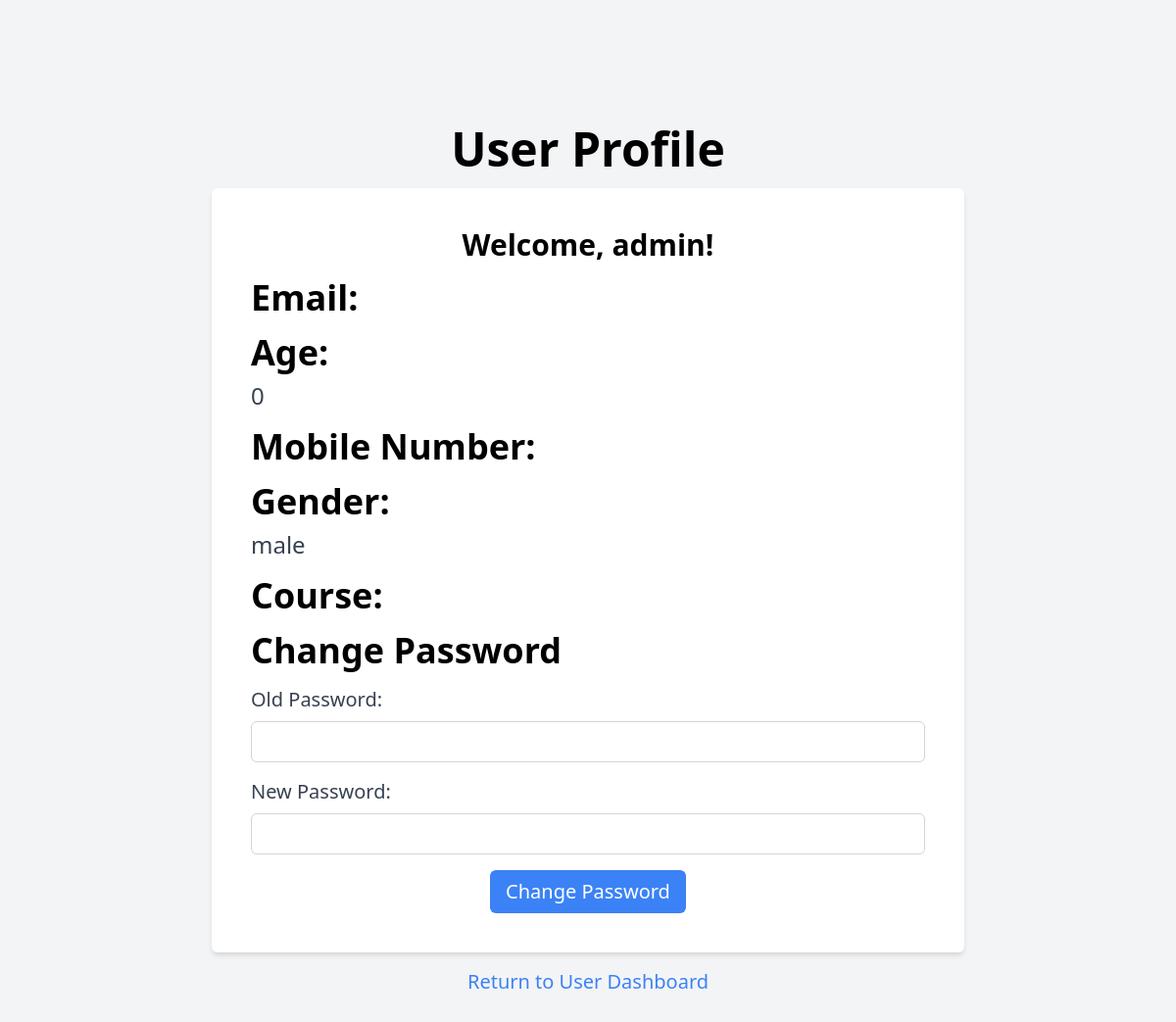
The app's page /profile.php (signed in) with its own data.
### tables this page shows
CREATE TABLE `users` (
  `id` int(11) NOT NULL,
  `username` varchar(255) NOT NULL,
  `password` varchar(255) NOT NULL,
  `role` enum('admin','staff','user') NOT NULL,
  `email` varchar(255) NOT NULL,
  `mobile` varchar(20) NOT NULL,
  `gender` enum('male','female','other') NOT NULL,
  `age` int(11) NOT NULL,
  `course` varchar(255) NOT NULL
);

### includes/auth.php (called while the page is built, shortened)
<?php
class UserAuthenticator {
    public function getUserId() {
        return isset($_SESSION['user_id']) ? $_SESSION['user_id'] : null;
    }
}
?>

### profile.php (the view, shortened to what this page needs)
<?php
include('includes/auth.php');
class UserProfile {
    private $conn;
    private $userAuthenticator;
    public function __construct($db_connection, $authenticator) {
        $this->conn = $db_connection;
        $this->userAuthenticator = $authenticator;
    }
    public function getUserInfo() {
        $userID = $this->userAuthenticator->getUserId();
        $query = "SELECT username, email, age, mobile, gender, course FROM users WHERE id = :userID";
        $stmt = $this->conn->prepare($query);
        $stmt->bindParam(':userID', $userID, PDO::PARAM_INT);
        $stmt->execute();
        return $stmt->fetch(PDO::FETCH_ASSOC);
    }
}
$userAuthenticator = new UserAuthenticator($conn);
$userProfile = new UserProfile($conn, $userAuthenticator);
$userInfo = $userProfile->getUserInfo();
?>
<!DOCTYPE html>
<html>
<head>
    <link rel="stylesheet" href="https://cdn.jsdelivr.net/npm/tailwindcss@2.2.15/dist/tailwind.min.css">
</head>
<body class="bg-gray-100">
    <div class="min-h-screen flex items-center justify-center">
        <div class="container mx-auto p-4 sm:p-12 md:p-24 lg:p-32 w-full max-w-screen-lg">
            <h1 class="text-3xl sm:text-6xl md:text-4xl lg:text-5xl font-semibold text-center mb-4">User Profile</h1>
            <div class="bg-white p-4 sm:p-6 md:p-8 lg:p-10 rounded-md shadow-md">
                <div class="text-lg sm:text-3xl font-semibold text-center mb-4">
                    <p>Welcome, <?php echo htmlspecialchars($userInfo['username']); ?>!</p>
                </div>
                <div class="mb-4">
                    <h2 class="text-2xl sm:text-4xl font-semibold mb-2">Email:</h2>
                </div>
                <div class="mb-4">
                    <h2 class="text-2xl sm:text-4xl font-semibold mb-2">Age:</h2>
                    <p class="text-gray-700 text-xl sm:text-2xl"><?php echo htmlspecialchars($userInfo['age']); ?></p>
                </div>
                <div class="mb-4">
                    <h2 class="text-2xl sm:text-4xl font-semibold mb-2">Mobile Number:</h2>
                </div>
                <div class="mb-4">
                    <h2 class="text-2xl sm:text-4xl font-semibold mb-2">Gender:</h2>
                    <p class="text-gray-700 text-xl sm:text-2xl"><?php echo htmlspecialchars($userInfo['gender']); ?></p>
                </div>
                <div class="mb-4">
                    <h2 class="text-2xl sm:text-4xl font-semibold mb-2">Course:</h2>
                </div>
                <h2 class="text-2xl sm:text-4xl font-semibold mb-4">Change Password</h2>
                <form method="post" action="<?php echo htmlspecialchars($_SERVER['PHP_SELF']); ?>">
                    <div class="mb-4">
                        <label for="old_password" class="block text-gray-700 mb-2 text-lg sm:text-xl">Old Password:</label>
                        <input type="password" id="old_password" name="old_password" required class="border border-gray-300 px-3 py-2 rounded-md w-full">
                    </div>
                    <div class="mb-4">
                        <label for="new_password" class="block text-gray-700 mb-2 text-lg sm:text-xl">New Password:</label>
                        <input type="password" id="new_password" name="new_password" required class="border border-gray-300 px-3 py-2 rounded-md w-full">
                    </div>
                    <div class="text-center">
                        <button type="submit" name="change_password" class="bg-blue-500 text-white text-lg sm:text-xl px-4 py-2 rounded-md hover:bg-blue-600">Change Password</button>
                    </div>
                </form>
                </div>
            <p class="text-center mt-4">
                <a href="user.php" class="text-blue-500 hover:underline text-lg sm:text-xl">Return to User Dashboard</a>
            </p>
        </div>
    </div>
</body>
</html>

### records on screen
users: username "admin", age "0", gender "male"
